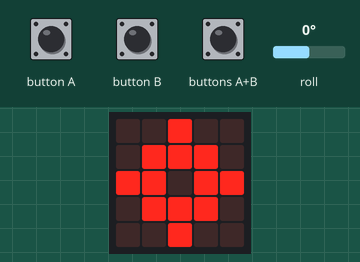
Bench run of a program on a simulated BBC micro:bit (MakeCode). Shown: the board's 5×5 LED display. The inputs (shaded band) are chosen by the test bench; at power-on: roll 0°.

Above: at 1.2 s.
1.3 s: button A pressed for 0.4 s
At 2.5 s:
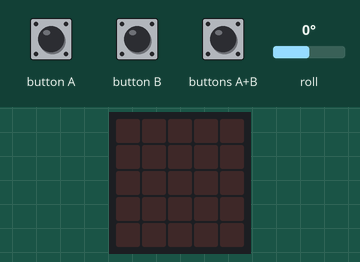
3.4 s: button B pressed for 0.4 s
At 3.8 s:
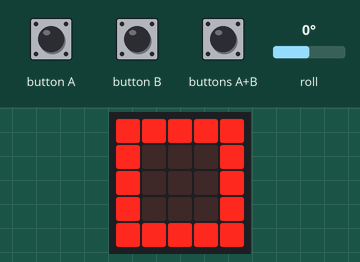
5.5 s: button B pressed for 3.2 s
10.2 s: button A pressed for 3.2 s
At 11.3 s:
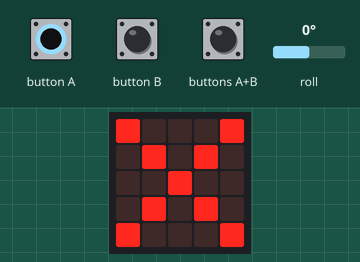
Timing chart, 0 to 13.2 s (numbered marks = the images above; inputs shaded):
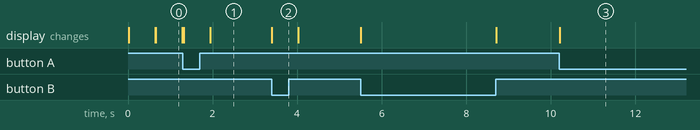

The program:

main.ts
```typescript
let Modes = { Recording: 0, Playing: 1 };
let Symbols = { None: -1 };

let current = {
  symbol: Symbols.None,
  mode: Modes.Playing,
  started: input.runningTime(),
  step: 0,
  sequence: [
    { t: 0, s: IconNames.No },
    { t: 250, s: Symbols.None },
    { t: 500, s: IconNames.Target },
    { t: 750, s: Symbols.None },
    { t: 1000, s: IconNames.Square },
    { t: 1250, s: Symbols.None }
  ]
};

basic.forever(() => {
  if(current.mode == Modes.Playing && input.buttonIsPressed(Button.A)  && isTwistedLeft()) {
    startRecording();
  } else if(current.mode == Modes.Recording && input.buttonIsPressed(Button.B) && isTwistedRight()) {
    startPlaying();
  } else {
    if(current.mode == Modes.Recording) {
      if(input.buttonIsPressed(Button.A) && input.buttonIsPressed(Button.B)) {
        record(IconNames.Target);
      } else if(input.buttonIsPressed(Button.A)) {
        record(IconNames.No);
      } else if(input.buttonIsPressed(Button.B)) {
        record(IconNames.Square);
      } else {
        record(Symbols.None);
      }
    } else {
      let offset = input.runningTime() - current.started;
      if(offset > current.sequence[current.step].t) {
        render(current.sequence[current.step].s);
        if(current.step+1 < current.sequence.length) {
          current.step++;
        } else {
          startPlaying();
        }
      }
    }
  }
});

function render(symbol: number): void {
  if(current.symbol !== symbol) {
    current.symbol = symbol;
    if(symbol === Symbols.None) {
      basic.clearScreen();
    } else {
      basic.showIcon(symbol);
    }
  }
}

function record(symbol: number):void {
  if(current.symbol !== symbol) {
    current.sequence.push({ t: input.runningTime() - current.started,
                            s: symbol });
    render(symbol);
  }
}

function isTwistedLeft():boolean {
  return input.rotation(Rotation.Roll) < 45 ;
}

function isTwistedRight():boolean {
  return input.rotation(Rotation.Roll) > 45 ;
}

function startRecording():void {
  current.mode     = Modes.Recording;
  current.sequence = [];
  current.started  = input.runningTime();
}

function startPlaying():void {
  current.mode    = Modes.Playing;
  current.step    = 0;
  current.started = input.runningTime();
}
```

Measured:
- after the input at 3.4 s, the display: changes at once (image 2)
- after the input at 10.2 s, the display: changes at once (image 3)
- what the display in image 0 shows lasts 0.6 s, from 0.7 s to 1.3 s
